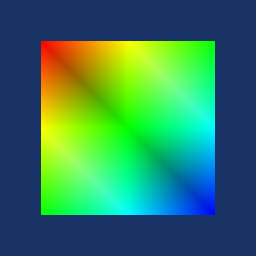

Generate this figure with Python:
#!/usr/bin/env python

# Convert cell scalars to point scalars on a small structured grid.

# Factory overrides
import vtkmodules.vtkInteractionStyle  # noqa: F401
import vtkmodules.vtkRenderingOpenGL2  # noqa: F401

from vtkmodules.vtkCommonCore import (
    vtkFloatArray,
    vtkPoints,
)
from vtkmodules.vtkCommonDataModel import vtkStructuredGrid
from vtkmodules.vtkFiltersCore import vtkCellDataToPointData
from vtkmodules.vtkRenderingCore import (
    vtkActor,
    vtkDataSetMapper,
    vtkRenderWindow,
    vtkRenderWindowInteractor,
    vtkRenderer,
)

# Create a 2x2 cell / 3x3 point structured grid
points = vtkPoints()
for pt in [(-1, 1, 0), (0, 1, 0), (1, 1, 0),
           (-1, 0, 0), (0, 0, 0), (1, 0, 0),
           (-1, -1, 0), (0, -1, 0), (1, -1, 0)]:
    points.InsertNextPoint(pt)

# Assign scalar values to each of the 4 cells
face_colors = vtkFloatArray()
for val in (0, 1, 1, 2):
    face_colors.InsertNextValue(val)

structured_grid = vtkStructuredGrid()
structured_grid.SetDimensions(3, 3, 1)
structured_grid.SetPoints(points)
structured_grid.GetCellData().SetScalars(face_colors)

# Filter: convert cell data to point data
cell_to_point = vtkCellDataToPointData()
cell_to_point.SetInputData(structured_grid)
cell_to_point.PassCellDataOn()

# Mapper: color by interpolated point scalars
mapper = vtkDataSetMapper()
mapper.SetInputConnection(cell_to_point.GetOutputPort())
mapper.SetScalarModeToUsePointData()
mapper.SetScalarRange(0, 2)

# Actor
actor = vtkActor()
actor.SetMapper(mapper)

# Renderer
renderer = vtkRenderer()
renderer.AddActor(actor)
renderer.SetBackground(0.1, 0.2, 0.4)

# Window
render_window = vtkRenderWindow()
render_window.AddRenderer(renderer)
render_window.SetSize(256, 256)
render_window.SetWindowName("cell data to point data")

# Interactor
interactor = vtkRenderWindowInteractor()
interactor.SetRenderWindow(render_window)

interactor.Initialize()
interactor.Start()
